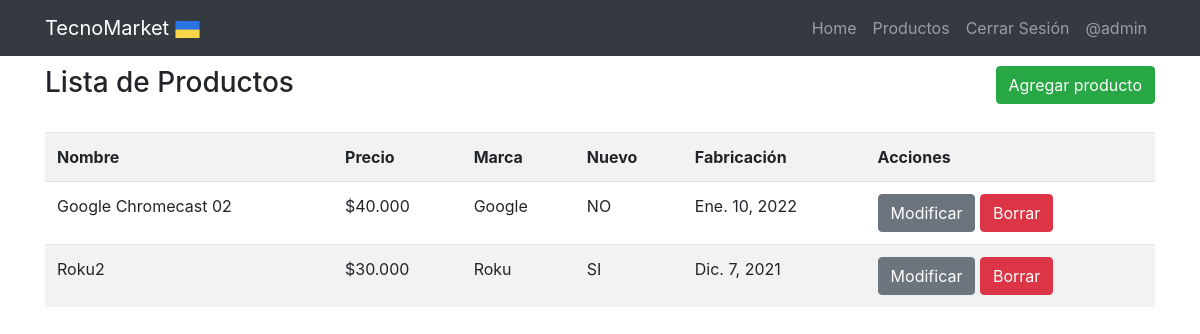
The app's page /listar/ (signed in), older data.
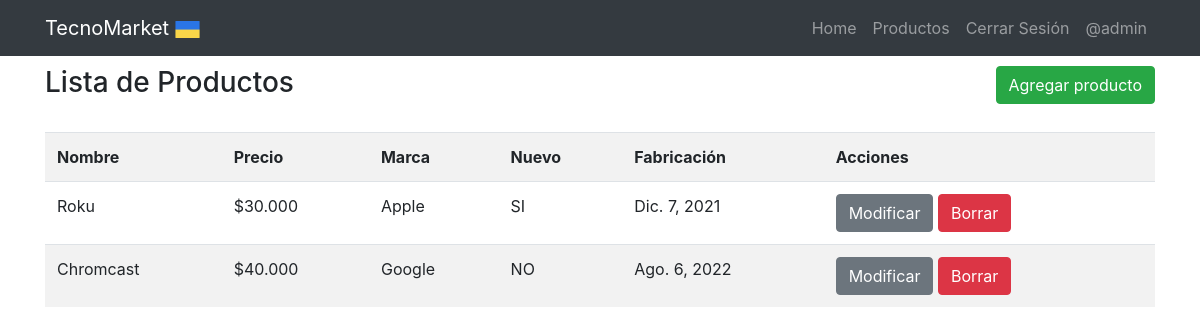
The same page, newer data.
### app/models.py (models this page shows, shortened)
class Producto(models.Model):
    nombre = models.CharField(max_length=200)
    precio = models.IntegerField()
    descripcion = models.TextField()
    nuevo = models.BooleanField()
    marca = models.ForeignKey(Marca, on_delete=models.PROTECT)
    fecha_fabricacion = models.DateField()
    imagen = models.ImageField(upload_to="productos", null=True)

class Marca(models.Model):
    nombre = models.CharField(max_length=200)
    def __str__(self): return self.nombre

### app/views.py (the view)
# urls.py: path('listar/', listar, name="listar"),
@permission_required('app.view_producto')
def listar(request):
    productos =Producto.objects.all()
    page = request.GET.get('page', 1)
    try:
        paginator = Paginator(productos, 5)
        productos = paginator.page(page)
    except:
        raise Http404
    data = {
        'entity': productos, #entity para uso de paginador
        'paginator': paginator
    }
    return render(request, 'app/producto/listar.html', data)

### app/templates/app/producto/listar.html (shortened to what this page needs)
{% extends 'app/navbar.html' %}
{% block contenido %}
{% load humanize %}
{% load crispy_forms_tags %}
<div class="container">
    <div class="row" style="padding-top: 10px;">
        <div class="col-lg-6">
            <h3>Lista de Productos</h3>
        </div>
        {% if perms.app.add_producto %}
        <div class="col-lg-6">
            <a class="btn btn-success float-right" href="{% url 'agregar' %}">
                Agregar producto
            </a>
        </div>
        {% endif %}
    </div>
    <br>
    <table class="table table-striped table-hover">
        <tr>
            <th>Nombre</th>
            <th>Precio</th>
            <th>Marca</th>
            <th>Nuevo</th>
            <th>Fabricación</th>
            {% if perms.app.change_producto and perms.app.delete_producto %}
            <th>Acciones</th>
            {% endif %}
        </tr>
        {% for p in entity %}
        <tr>
            <td>{{ p.nombre | title }}</td>
            <td>${{ p.precio | intcomma }}</td>
            <td>{{ p.marca | title }}</td>
            <td>
                {% if p.nuevo %}
                SI
                {% else %}
                NO
                {% endif %}
            </td>
            <td>{{ p.fecha_fabricacion }}</td>
                {% if perms.app.change_producto %}
                <td>
                    <a href="{% url 'modificar' p.id %}" class="btn btn-secondary btm-sm">Modificar</a>
                {% endif %}
                {% if perms.app.delete_producto %}
                    <a href="{% url 'eliminar' p.id %}" class="btn btn-danger btm-sm">Borrar</a>
                </td>
                {% endif %}
        </tr>
        {% endfor %}
    </table>
</div>
{% endblock %}

Row changes from the older to the newer data that the page shows:
removed Producto: nombre "Google Chromecast 02", precio "40.000", marca "Google", nuevo "NO", fecha_fabricacion "Ene. 10, 2022"
changed Producto "Roku": nombre "Roku2" → "Roku"; marca "Roku" → "Apple"
added Producto: nombre "Chromcast", precio "40.000", marca "Google", nuevo "NO", fecha_fabricacion "Ago. 6, 2022"
